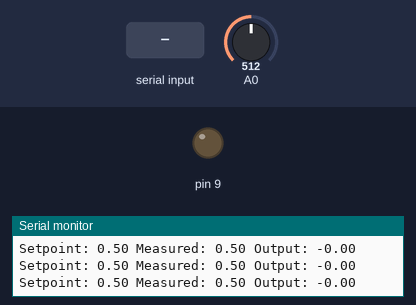
This sketch was run on a simulated Arduino Uno, built with avr-gcc and run on an emulated ATmega328P. Parts: output pins drawn as LEDs (lit = HIGH), the last lines printed to the serial monitor. Inputs (shaded band) come from the test bench; at power-on: A0 = 512.

Above: at 1.2 s.
1.3 s: A0 set to 306
At 2.5 s:
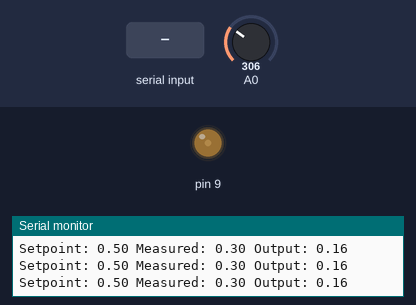
2.8 s: "SETPOINT,45\n" received over Serial
At 3.5 s:
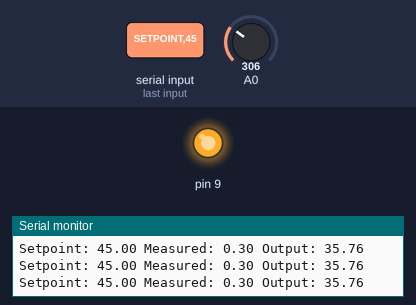
4.3 s: "SETPOINT\n" received over Serial
At 4.9 s:
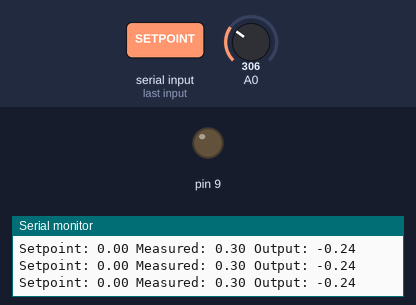
Timing chart, 0 to 7.3 s (numbered marks = the images above; inputs shaded):
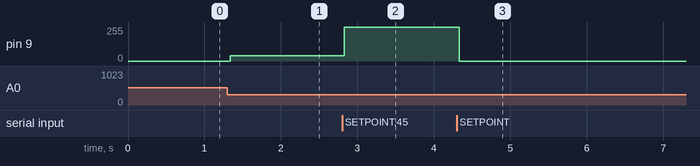

The sketch:

serial_cmd_87.ino
```cpp
// snippet: serial_cmd_87
// tags: serial, command, parser, uart
// boards: avr, esp32, megaavr, nano33iot, romi32u4, rp2040
// library: none
// description: SETPOINT <value> command stores float target
// prompts: setpoint, <value>, command, stores, float, target
// verified: compile-only
// source: kd-generated (id 87)
// exact-include: Arduino.h

#include <Arduino.h>

// Global variables
float setpoint = 0.5;
float kp = 0.8;
float output = 0.0;

void setup() {
  Serial.begin(9600);
  pinMode(A0, INPUT);
}

void loop() {
  if (Serial.available() > 0) {
    String command = Serial.readStringUntil('\n');
    command.trim();

    if (command.startsWith("SETPOINT")) {
      setpoint = command.substring(9).toFloat();
      Serial.print("Setpoint set to: "); Serial.println(setpoint);
    }
  }

  // Read the analog input and calculate the error
  float measured = analogRead(A0) / 1023.0;
  float error = setpoint - measured;

  // Calculate the output using the proportional controller.
  // error ranges -1..1, kp=0.8 → output maxes at ~0.8.
  // A raw (int) cast truncates sub-1.0 values to 0, collapsing PWM to 0.
  // Scale to 0-255 so the controller has meaningful actuator authority.
  output = kp * error;
  analogWrite(9, constrain((int)(output * 255), 0, 255));

  // Print the current values for debugging
  Serial.print("Setpoint: "); Serial.print(setpoint);
  Serial.print(" Measured: "); Serial.print(measured);
  Serial.print(" Output: "); Serial.println(output);
}
```

Measured:
- after the input at 1.3 s, pin 9: 0/255 → 40/255 at once
- after the input at 2.8 s, pin 9: 40/255 → 255/255 at once
- after the input at 4.3 s, pin 9: 255/255 → 0/255 at once
